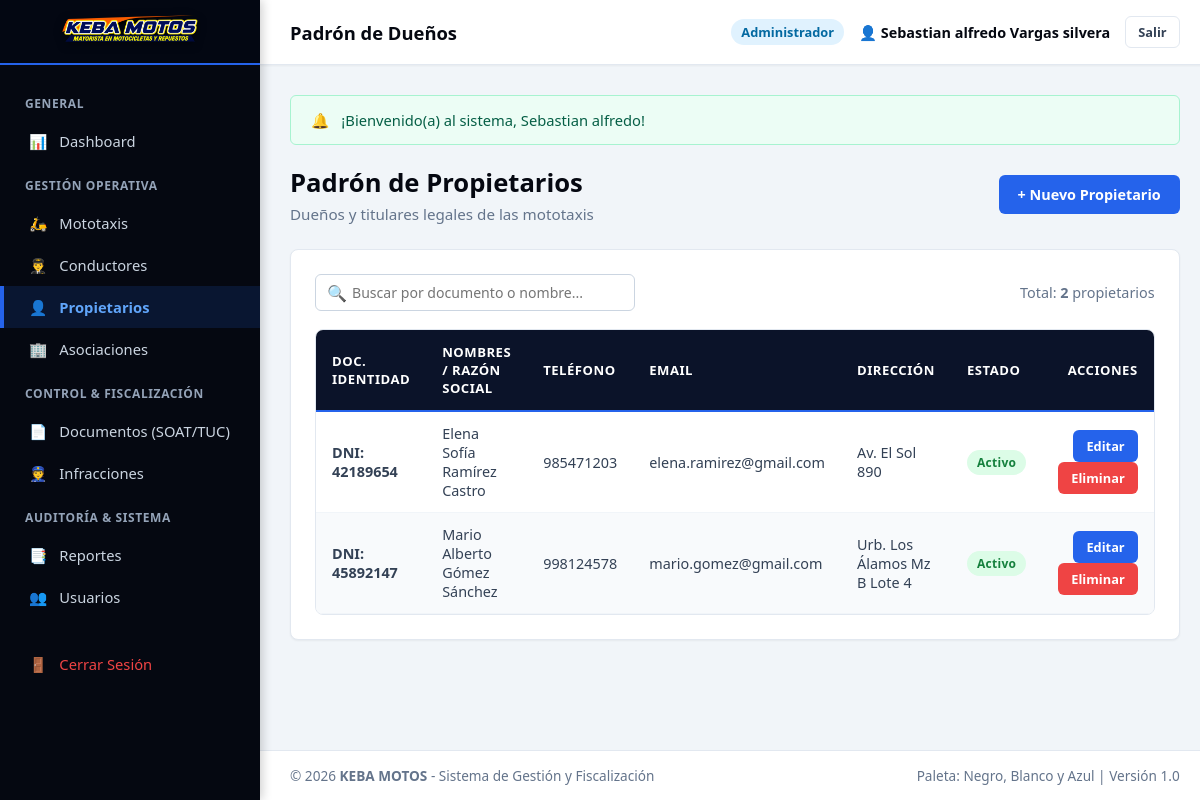
The page /views/propietarios/listar_propietarios.php (signed in) on the database its author committed.
### tables this page shows
CREATE TABLE `propietarios` (
  `id_propietario` INT AUTO_INCREMENT PRIMARY KEY,
  `tipo_documento` ENUM('DNI', 'RUC', 'Carnet Extranjeria') DEFAULT 'DNI',
  `numero_documento` VARCHAR(20) NOT NULL UNIQUE,
  `nombres_razon_social` VARCHAR(150) NOT NULL,
  `apellidos` VARCHAR(150) NULL,
  `telefono` VARCHAR(20) NULL,
  `email` VARCHAR(100) NULL,
  `direccion` VARCHAR(255) NULL,
  `estado` ENUM('Activo', 'Inactivo') DEFAULT 'Activo',
  `created_at` TIMESTAMP DEFAULT CURRENT_TIMESTAMP,
  `updated_at` TIMESTAMP DEFAULT CURRENT_TIMESTAMP ON UPDATE CURRENT_TIMESTAMP
);

### helpers/funciones.php (called while the page is built, shortened)
<?php
function vistaUrl($ruta) {
    return BASE_URL . 'views/' . ltrim($ruta, '/');
}
function controladorUrl($ruta) {
    return BASE_URL . 'controllers/' . ltrim($ruta, '/');
}

### config/conexion.php (called while the page is built, shortened)
<?php
class Database {
    private static $host = "localhost";
    private static $db_name = "keba";
    private static $username = "root";
    private static $password = "";
    private static $conexion = null;
    public static function conectar() {
        if (self::$conexion === null) {
            try {
                $opciones = [
                    PDO::ATTR_ERRMODE => PDO::ERRMODE_EXCEPTION,
                    PDO::ATTR_DEFAULT_FETCH_MODE => PDO::FETCH_ASSOC,
                    PDO::ATTR_EMULATE_PREPARES => true,
                    PDO::MYSQL_ATTR_MULTI_STATEMENTS => true,
                    PDO::MYSQL_ATTR_INIT_COMMAND => "SET NAMES utf8mb4 COLLATE utf8mb4_unicode_ci"
                ];
                try {
                    $dsn = "mysql:host=" . self::$host . ";dbname=" . self::$db_name . ";charset=utf8mb4";
                    self::$conexion = new PDO($dsn, self::$username, self::$password, $opciones);
                } catch (PDOException $e) {
                    if ($e->getCode() == 1049 || stripos($e->getMessage(), 'Unknown database') !== false) {
                        $dsnRoot = "mysql:host=" . self::$host . ";charset=utf8mb4";
                        $pdoRoot = new PDO($dsnRoot, self::$username, self::$password, $opciones);
                        $pdoRoot->exec("CREATE DATABASE IF NOT EXISTS `" . self::$db_name . "` CHARACTER SET utf8mb4 COLLATE utf8mb4_unicode_ci;");
                        $pdoRoot = null;
                        $dsn = "mysql:host=" . self::$host . ";dbname=" . self::$db_name . ";charset=utf8mb4";
                        self::$conexion = new PDO($dsn, self::$username, self::$password, $opciones);
                    } else {
                        throw $e;
                    }
                }
                $check = self::$conexion->query("SHOW TABLES LIKE 'usuarios'");
            } catch (PDOException $e) {
                die("<div style='padding:20px; font-family:sans-serif; background:#fee2e2; color:#991b1b; border:1px solid #f87171; border-radius:8px; margin:20px;'>
                        <strong>Error al conectar con la Base de Datos:</strong> " . htmlspecialchars($e->getMessage()) . "<br><br>
                        <em>Asegúrate de que MySQL esté activo en el Panel de Control de XAMPP.</em>
                     </div>");
            }
        }
        return self::$conexion;
    }
}

### models/Propietario.php (called while the page is built, shortened)
<?php
require_once dirname(__DIR__) . '/config/conexion.php';
class Propietario {
    private $db;
    public function __construct() {
        $this->db = Database::conectar();
    }
    public function listarTodos() {
        return $this->db->query("SELECT * FROM propietarios ORDER BY id_propietario DESC")->fetchAll();
    }
}

### views/propietarios/listar_propietarios.php (the view, shortened to what this page needs)
<?php
require_once dirname(__DIR__) . '/plantillas/header.php';
require_once dirname(__DIR__) . '/plantillas/sidebar.php';
require_once dirname(__DIR__) . '/plantillas/navbar.php';
require_once dirname(dirname(__DIR__)) . '/models/Propietario.php';
$propMod = new Propietario();
$propietarios = $propMod->listarTodos();
?>
<div class="page-header">
    <div>
        <h1 class="page-title">Padrón de Propietarios</h1>
        <p class="page-subtitle">Dueños y titulares legales de las mototaxis</p>
    </div>
    <a href="<?= vistaUrl('propietarios/registrar_propietario.php') ?>" class="btn btn-primary">+ Nuevo Propietario</a>
</div>
<div class="card">
    <div class="table-toolbar">
        <div class="search-box">
            <span class="search-icon">🔍</span>
            <input type="text" id="inputBuscar" placeholder="Buscar por documento o nombre...">
        </div>
        <div style="font-size: 0.9rem; color: #64748b;">
            Total: <strong><?= count($propietarios) ?></strong> propietarios
        </div>
    </div>
    <div class="table-responsive">
        <table class="table-custom" id="tablaRegistros">
            <thead>
                <tr>
                    <th>Doc. Identidad</th>
                    <th>Nombres / Razón Social</th>
                    <th>Teléfono</th>
                    <th>Email</th>
                    <th>Dirección</th>
                    <th>Estado</th>
                    <th style="text-align: right;">Acciones</th>
                </tr>
            </thead>
            <tbody>
                <?php if (empty($propietarios)): ?>
                <tr><td colspan="7" style="text-align:center; padding:25px;">No hay propietarios registrados.</td></tr>
                <?php else: ?>
                <?php foreach ($propietarios as $p): ?>
                <tr>
                    <td><strong><?= htmlspecialchars($p['tipo_documento'] . ': ' . $p['numero_documento']) ?></strong></td>
                    <td><?= htmlspecialchars($p['nombres_razon_social'] . ' ' . ($p['apellidos'] ?? '')) ?></td>
                    <td><?= htmlspecialchars($p['telefono'] ?? '-') ?></td>
                    <td><?= htmlspecialchars($p['email'] ?? '-') ?></td>
                    <td><?= htmlspecialchars($p['direccion'] ?? '-') ?></td>
                    <td><span class="badge badge-success"><?= htmlspecialchars($p['estado']) ?></span></td>
                    <td style="text-align: right;">
                        <a href="<?= vistaUrl('propietarios/editar_propietario.php?id=' . $p['id_propietario']) ?>" class="btn btn-primary btn-sm">Editar</a>
                        <a href="<?= controladorUrl('propietario_controlador.php?accion=eliminar&id=' . $p['id_propietario']) ?>" class="btn btn-danger btn-sm btn-confirmar-eliminar">Eliminar</a>
                    </td>
                </tr>
                <?php endforeach; ?>
                <?php endif; ?>
            </tbody>
        </table>
    </div>
</div>
<?php require_once dirname(__DIR__) . '/plantillas/footer.php'; ?>

### assets/css/estilos.css (style rules this page uses)
:root { --color-primary: #0284c7; --color-primary-dark: #0369a1; --color-primary-light: #e0f2fe; --color-blue-accent: #2563eb; --color-black: #050811; --color-black-card: #0d121f; --color-black-border: #1a233a; --color-black-light: #1e293b; --color-white: #ffffff; --color-gray-50: #f8fafc; --color-gray-100: #f1f5f9; --color-gray-200: #e2e8f0; --color-gray-500: #64748b; --color-gray-700: #334155; --color-success: #10b981; --color-warning: #f59e0b; --color-danger: #ef4444; --color-info: #0284c7; --sidebar-width: 260px; --header-height: 65px; --font-main: 'Segoe UI', system-ui, -apple-system, sans-serif; --shadow-sm: 0 1px 2px 0 rgba(0, 0, 0, 0.05); --shadow-md: 0 4px 6px -1px rgba(0, 0, 0, 0.1), 0 2px 4px -1px rgba(0, 0, 0, 0.06); --shadow-lg: 0 10px 15px -3px rgba(0, 0, 0, 0.15), 0 4px 6px -2px rgba(0, 0, 0, 0.05); }
* { margin: 0; padding: 0; box-sizing: border-box; font-family: var(--font-main); }
body { background-color: var(--color-gray-100); color: var(--color-gray-700); min-height: 100vh; display: flex; flex-direction: column; }
.page-header { display: flex; align-items: center; justify-content: space-between; margin-bottom: 25px; flex-wrap: wrap; gap: 15px; }
.page-title { font-size: 1.6rem; font-weight: 800; color: var(--color-black); }
.page-subtitle { color: var(--color-gray-500); font-size: 0.95rem; margin-top: 4px; }
.btn { display: inline-flex; align-items: center; justify-content: center; gap: 8px; padding: 9px 18px; border-radius: 6px; font-size: 0.9rem; font-weight: 600; cursor: pointer; text-decoration: none; transition: all 0.2s ease; border: 1px solid transparent; }
.btn-primary { background-color: var(--color-blue-accent); color: var(--color-white); }
.btn-danger { background-color: var(--color-danger); color: var(--color-white); }
.btn-sm { padding: 6px 12px; font-size: 0.8rem; }
.card { background-color: var(--color-white); border-radius: 8px; border: 1px solid var(--color-gray-200); box-shadow: var(--shadow-sm); padding: 24px; margin-bottom: 25px; }

### assets/css/tablas.css (style rules this page uses)
.table-responsive { width: 100%; overflow-x: auto; border: 1px solid #e2e8f0; border-radius: 8px; background-color: #ffffff; }
.table-custom { width: 100%; border-collapse: collapse; font-size: 0.9rem; text-align: left; }
.table-custom thead tr { background-color: #0b1329; color: #ffffff; border-bottom: 2px solid #2563eb; }
.table-custom th { padding: 13px 16px; font-weight: 700; font-size: 0.82rem; text-transform: uppercase; letter-spacing: 0.5px; }
.table-custom td { padding: 12px 16px; border-bottom: 1px solid #f1f5f9; color: #334155; vertical-align: middle; }
.table-custom tbody tr:nth-child(even) { background-color: #f8fafc; }
.badge { display: inline-block; padding: 4px 10px; border-radius: 20px; font-size: 0.75rem; font-weight: 700; text-align: center; letter-spacing: 0.3px; }
.badge-success { background-color: #dcfce7; color: #15803d; }
.table-toolbar { display: flex; align-items: center; justify-content: space-between; margin-bottom: 18px; flex-wrap: wrap; gap: 12px; }
.search-box { display: flex; align-items: center; position: relative; max-width: 320px; width: 100%; }
.search-box input { width: 100%; padding: 8px 14px 8px 36px; border: 1.5px solid #cbd5e1; border-radius: 6px; font-size: 0.88rem; background-color: #ffffff; }
.search-box span.search-icon { position: absolute; left: 12px; color: #94a3b8; }

### rows shown on the page
propietarios: tipo_documento+numero_documento "DNI: 42189654", nombres_razon_social+apellidos "Elena Sofía Ramírez Castro", telefono "985471203", email "elena.ramirez@gmail.com", direccion "Av. El Sol 890", estado "Activo"
propietarios: tipo_documento+numero_documento "DNI: 45892147", nombres_razon_social+apellidos "Mario Alberto Gómez Sánchez", telefono "998124578", email "mario.gomez@gmail.com", direccion "Urb. Los Álamos Mz B Lote 4", estado "Activo"

### other values the page prints
$subtituloNavbar "Padrón de Dueños"
$usuarioActivo['rol_nombre'] "Administrador"
$flash['mensaje'] "¡Bienvenido(a) al sistema, Sebastian alfredo!"
count($propietarios) "2"
